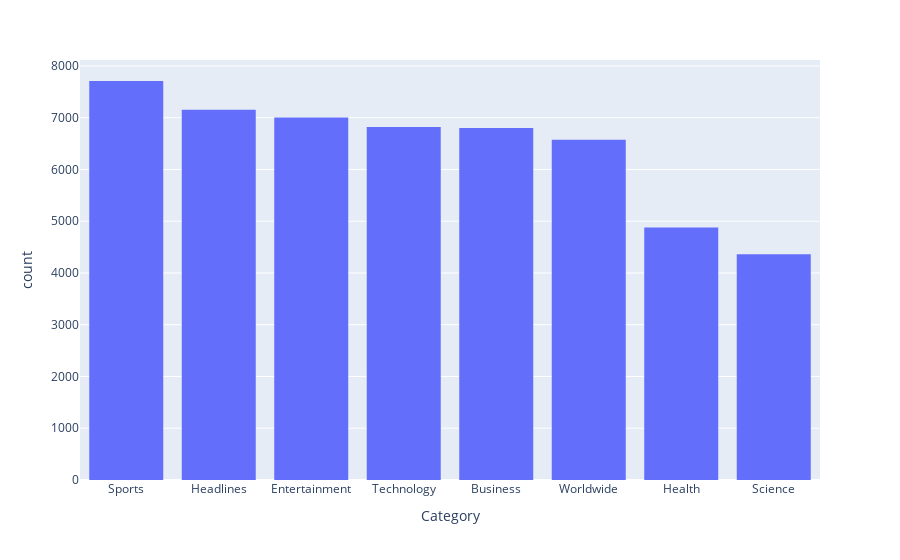

Notebook code cell kept with this figure:
### Code cell
category_orders = {"Category": category_counts}
fig = px.histogram(df, x='Category', category_orders= category_orders)
fig.show()

### Figure 1 — Plotly figure (JSON) as saved in the notebook; plotly's stock layout.template omitted (floating-point values rounded to 4 significant figures; data arrays with more than 128 entries replaced by an {"elided": "..."} marker saying what was removed)
{"data": [{"alignmentgroup": "True", "bingroup": "x", "hovertemplate": "Category=%{x}<br>count=%{y}<extra></extra>", "legendgroup": "", "marker": {"color": "#636efa", "pattern": {"shape": ""}}, "name": "", "offsetgroup": "", "orientation": "v", "showlegend": false, "type": "histogram", "x": {"elided": "51302 str values"}, "xaxis": "x", "yaxis": "y"}], "layout": {"barmode": "relative", "legend": {"tracegroupgap": 0}, "margin": {"t": 60}, "xaxis": {"anchor": "y", "categoryarray": ["Sports", "Headlines", "Entertainment", "Technology", "Business", "Worldwide", "Health", "Science"], "categoryorder": "array", "domain": [0, 1], "title": {"text": "Category"}}, "yaxis": {"anchor": "x", "domain": [0, 1], "title": {"text": "count"}}}}
